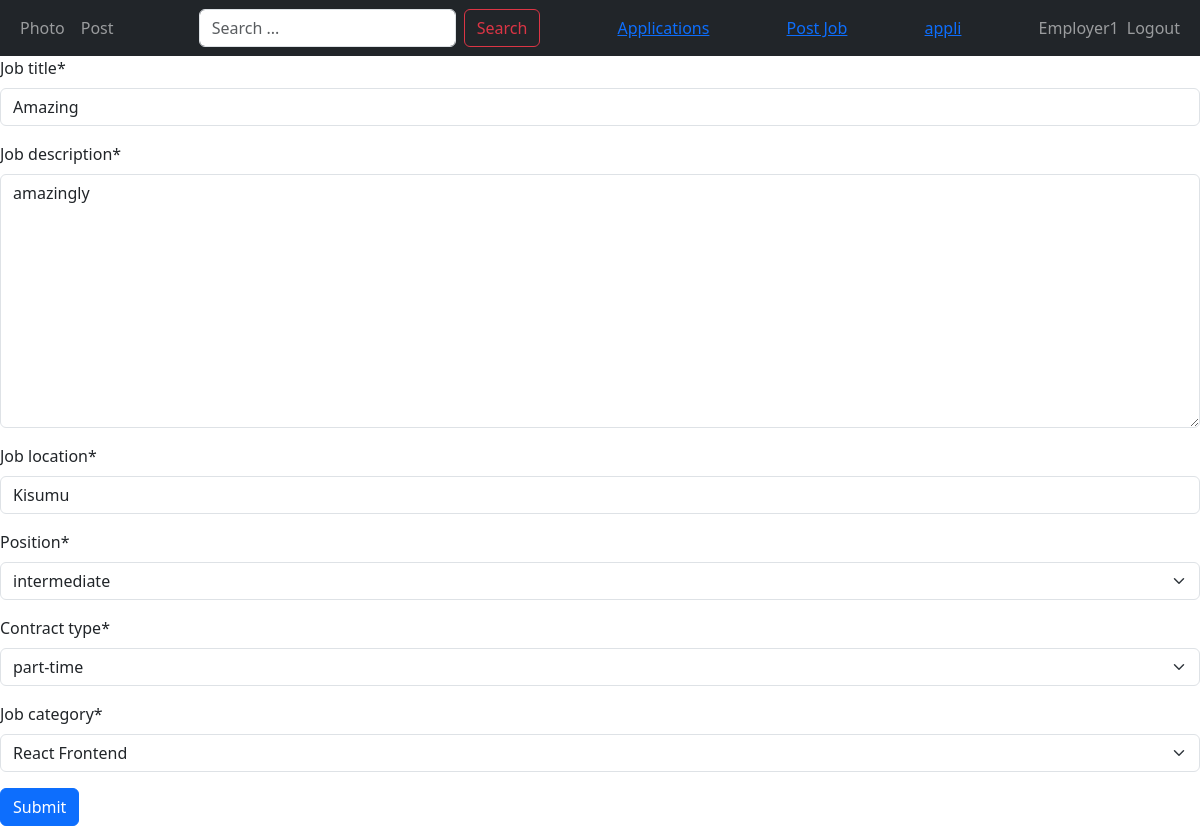
Page /job_creation_edit/1 (signed in) on the earlier database version.
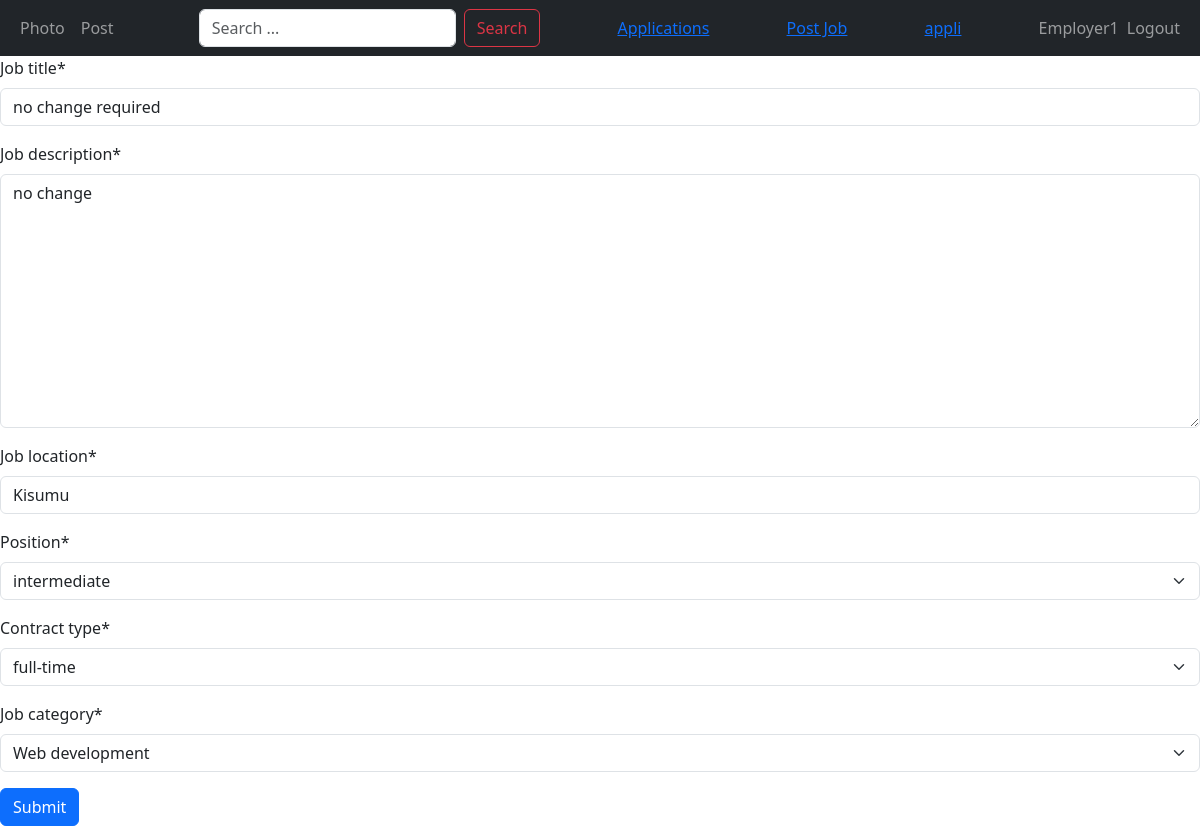
Same page on the later database version.
### job/models.py (models this page shows, shortened)
class Job(models.Model):
    positions = (
        ("junior", "junior"),
        ("intermediate", "intermediate"),
        ("senior", "senior"),
        ("expart", "expart"),
    )
    contaract_types = (
        ("remote", "remote"),
        ("part-time", "part-time"),
        ("full-time", "full-time"),
        ("negotiations", "negotiations"),
    )
    employer = models.ForeignKey(
        Employer, on_delete=models.CASCADE, related_name="jobs"
    )
    job_category = models.ForeignKey(
        Category,
        related_name="jobs",
        on_delete=models.CASCADE,
    )
    job_title = models.CharField(
        max_length=200,
    )
    slug = models.CharField(max_length=200, null=True)
    job_location = models.CharField(max_length=200)
    contract_type = models.CharField(max_length=200, choices=contaract_types)
    position = models.CharField(max_length=200, choices=positions)
    job_description = models.TextField()
    created_at = models.DateTimeField(
        auto_now_add=True,
        null=True,
    )
    updated_at = models.DateTimeField(auto_now=True, null=True)

### job/views.py (the view)
# urls.py: path('job_creation_edit/<int:id>',
def job_creation_edit(request, id):
    job = Job.objects.filter(employer=request.user).get(id=id)
    if request.method == "POST":
        form = JobCreationForm(request.POST, request.FILES, instance=job)
        if form.is_valid():
            form.save()
            return redirect('/')
    else:
        form = JobCreationForm(instance=job)
    return render(request, "job/job_creation_edit.html", {'form': form})

### job/forms.py
class JobCreationForm(forms.ModelForm):
    class Meta:
        model = Job
        fields = [
            "job_title",
            "job_description",
            "job_location",
            "position",
            "contract_type",
            "job_category",
        ]

### job/models.py (called while the page is built)
    def __str__(self) -> str:
        return self.title

### templates/job/job_creation_edit.html
{% extends "core/base.html" %} {% block title%}Login{% endblock %}
{% load crispy_forms_tags %}
{% block content %}
<form action="" method="post">
  {% csrf_token %} {{form| crispy}}
  <input type="submit" name="submit" class="btn btn-primary" />
</form>
{% endblock %}

Differences in the rows shown:
changed Job "Kisumu": job_title "Amazing" → "no change required"; job_description "amazingly" → "no change"; contract_type "part-time" → "full-time"; job_category "React Frontend" → "Web development"
